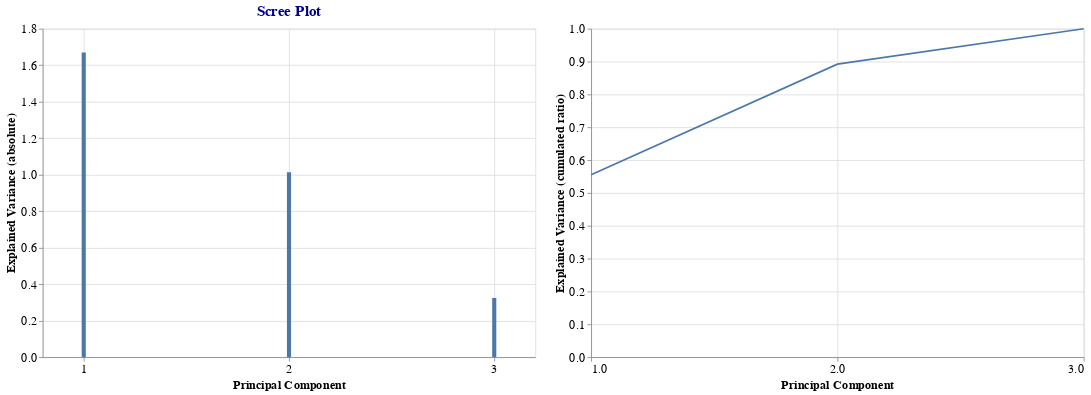

Notebook cell for this chart:
### Markdown cell above
The explained variance is plotted in a Scree plot. It displays how much
variation each principal component is able to capture from the data.

### Code cell
# Create helper data frames.
df_helper1 = pd.DataFrame({'PC': range(1, n_components+1), 'EV':  pca_.explained_variance_})
df_helper2 = pd.DataFrame({'PC': range(1, n_components+1), 'EVR': np.cumsum(pca_.explained_variance_ratio_)})

# Helper object to show only whole numbers along the axis.
l_axis     = list(range(1, n_components + 1))

# Create plot.
alt1 = alt.Chart(df_helper1).mark_bar().encode(
    x = alt.X(
        'PC', 
        title = 'Principal Component',
        axis  = alt.Axis(labelFontSize=15, titleFontSize=15, values=l_axis)
    ),
    y = alt.Y(
        'EV',
        title = 'Explained Variance (absolute)',
        axis  = alt.Axis(labelFontSize=15, titleFontSize=15)
    )
).properties(
    width  = 600,
    height = 400,
    title  = {
        "text":     "Scree Plot",  # Main title text
        "fontSize": 18,            # Title font size
        "font":     "Arial",       # Font family
        "anchor":   "middle",      # Aligns the title ("start", "middle", "end")
        "color":    "darkblue"     # Title color
    }
)

alt2 = alt.Chart(df_helper2).mark_line().encode(
    x = alt.X(
        'PC',
        title = 'Principal Component',
        axis  = alt.Axis(labelFontSize=15, titleFontSize=15, values=l_axis)
    ),
    y = alt.Y(
        'EVR',
        title = 'Explained Variance (cumulated ratio)',
        axis  = alt.Axis(labelFontSize=15, titleFontSize=15)
    )
).properties(
    width  = 600,
    height = 400
)

alt1 | alt2

### Figure 1 — Vega-Lite specification as saved in the notebook (floating-point values rounded to 4 significant figures)
{"config": {"view": {"continuousWidth": 300, "continuousHeight": 300}}, "hconcat": [{"data": {"name": "data-c6fc1d97e9f2de4248c21596d2346720"}, "mark": {"type": "bar"}, "encoding": {"x": {"axis": {"labelFontSize": 15, "titleFontSize": 15, "values": [1, 2, 3]}, "field": "PC", "title": "Principal Component", "type": "quantitative"}, "y": {"axis": {"labelFontSize": 15, "titleFontSize": 15}, "field": "EV", "title": "Explained Variance (absolute)", "type": "quantitative"}}, "height": 400, "title": {"text": "Scree Plot", "fontSize": 18, "font": "Arial", "anchor": "middle", "color": "darkblue"}, "width": 600}, {"data": {"name": "data-5cd2e4c03581b8723c09a8f7f865b4f7"}, "mark": {"type": "line"}, "encoding": {"x": {"axis": {"labelFontSize": 15, "titleFontSize": 15, "values": [1, 2, 3]}, "field": "PC", "title": "Principal Component", "type": "quantitative"}, "y": {"axis": {"labelFontSize": 15, "titleFontSize": 15}, "field": "EVR", "title": "Explained Variance (cumulated ratio)", "type": "quantitative"}}, "height": 400, "width": 600}], "$schema": "https://vega.github.io/schema/vega-lite/v5.14.1.json", "datasets": {"data-c6fc1d97e9f2de4248c21596d2346720": [{"PC": 1, "EV": 1.67}, {"PC": 2, "EV": 1.014}, {"PC": 3, "EV": 0.3244}], "data-5cd2e4c03581b8723c09a8f7f865b4f7": [{"PC": 1, "EVR": 0.5551}, {"PC": 2, "EVR": 0.8922}, {"PC": 3, "EVR": 1.0}]}}
